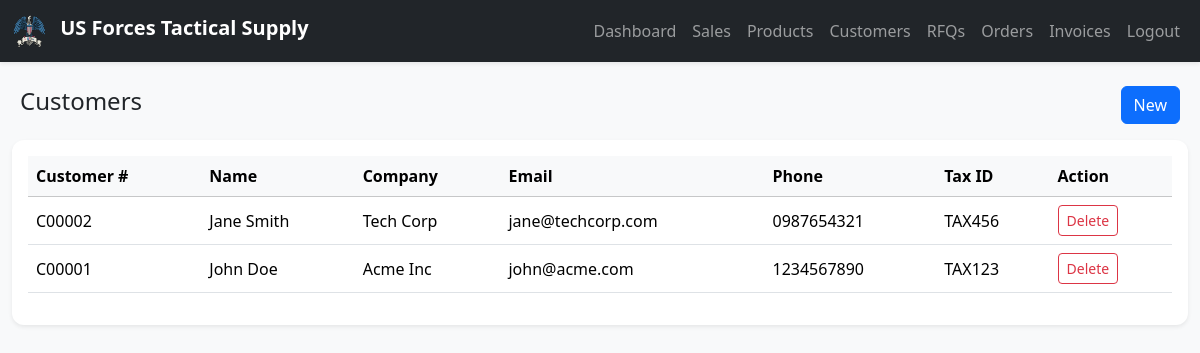
The page /modules/customers.php (signed in) on the database as committed earlier.
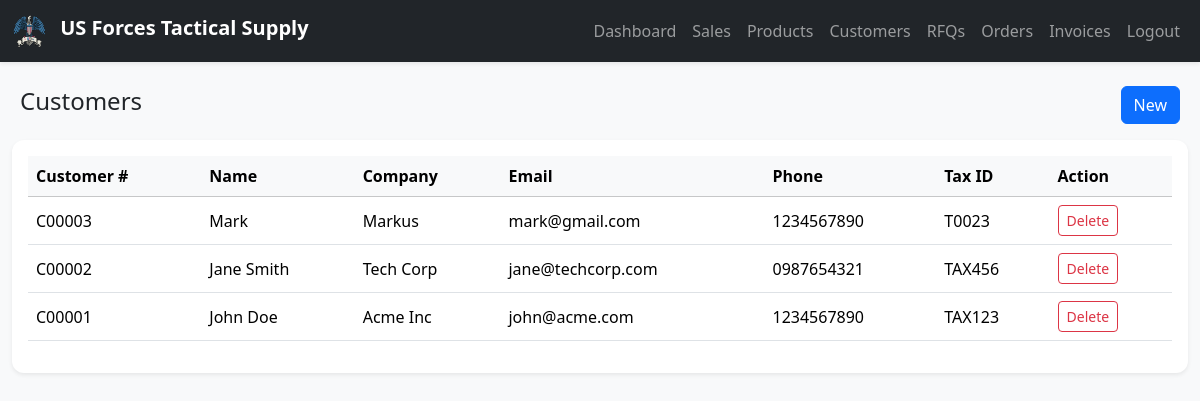
The same page on the database as committed later.
### tables this page shows
CREATE TABLE `customers` (
  `id` int(11) NOT NULL,
  `code` varchar(20) DEFAULT NULL,
  `name` varchar(100) NOT NULL,
  `company` varchar(150) DEFAULT NULL,
  `email` varchar(100) DEFAULT NULL,
  `phone` varchar(50) DEFAULT NULL,
  `tax_id` varchar(50) DEFAULT NULL,
  `address` text DEFAULT NULL,
  `created_at` timestamp NOT NULL DEFAULT current_timestamp()
);

### modules/customers.php (the view, shortened to what this page needs)
<?php
include("../templates/header.php");
include("../templates/navbar.php");
include("../includes/auth.php");
$result = mysqli_query($conn, "SELECT * FROM customers ORDER BY id DESC");
?>
<div class="container-fluid mt-4">
    <div class="d-flex justify-content-between align-items-center mb-3 px-2">
        <h4>Customers</h4>
        <div>
            <button class="btn btn-primary" data-bs-toggle="modal" data-bs-target="#newCustomerModal">New</button>
        </div>
    </div>
    <div class="card shadow-sm border-0">
        <div class="card-body">
            <div class="table-responsive">
                <table class="table table-hover align-middle">
                    <thead class="table-light">
                        <tr>
                            <th>Customer #</th>
                            <th>Name</th>
                            <th>Company</th>
                            <th>Email</th>
                            <th>Phone</th>
                            <th>Tax ID</th>
                            <th>Action</th>
                        </tr>
                    </thead>
                    <tbody>
                        <?php while ($c = mysqli_fetch_assoc($result)) { ?>
                            <tr>
                                <td><?= $c['code'] ?></td>
                                <td><?= htmlspecialchars($c['name']) ?></td>
                                <td><?= htmlspecialchars($c['company']) ?></td>
                                <td><?= htmlspecialchars($c['email']) ?></td>
                                <td><?= htmlspecialchars($c['phone']) ?></td>
                                <td><?= htmlspecialchars($c['tax_id']) ?></td>
                                <td>
                                    <a href="?delete=<?= $c['id'] ?>" class="btn btn-sm btn-outline-danger"
                                        onclick="return confirm('Delete this customer?');">
                                        Delete
                                    </a>
                                </td>
                            </tr>
                        <?php } ?>
                    </tbody>
                </table>
            </div>
        </div>
    </div>
</div>
<?php include("../templates/footer.php"); ?>

Rows that differ between the two databases and show on the page:
added customers: code "C00003", name "Mark", company "Markus", email "mark@gmail.com", phone "1234567890", tax "T0023"
